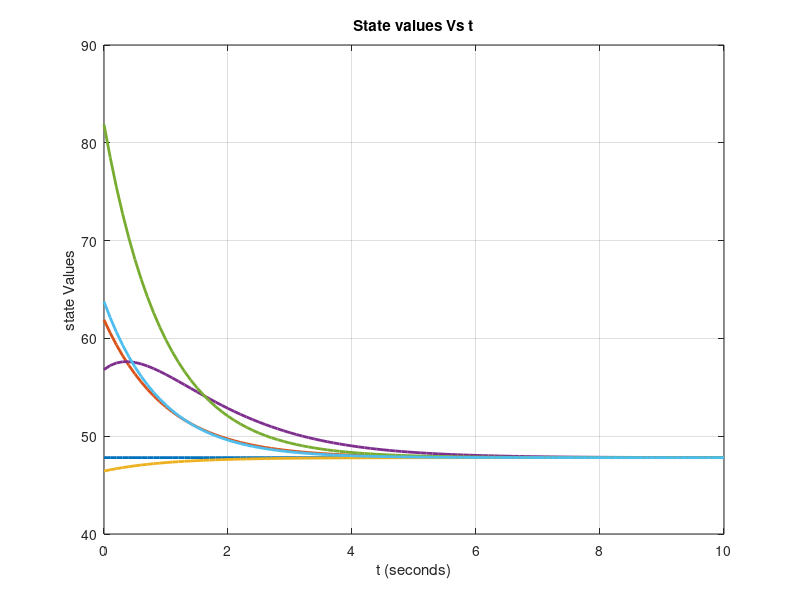

MATLAB code to generate this figure:
function FINAL
  A=[0 0 0 0 0 0;
   1 0 0 0 0 0;  
   1 0 0 0 0 0;   
   0 1 0 0 0 0;   
   0 0 1 0 0 0;   
   0 0 1 0 0 0;];
t=0:0.1:10;
x0 = rand(1,size(A,1))*100;
[t,x]=ode45(@news,t,x0);
figure()
plot(t,x,'Linewidth',2)
xlabel('t (seconds)')
ylabel('state Values')
title('State values Vs t')
grid on
end
function xdot = news(t,x,L)
A=[0 0 0 0 0 0;
   1 0 0 0 0 0;  
   1 0 0 0 0 0;   
   0 1 0 0 0 0;   
   0 0 1 0 0 0;   
   0 0 1 0 0 0;];
D=diag(sum(A,2));
L=D-A;  
xdot = -L*x;
end

